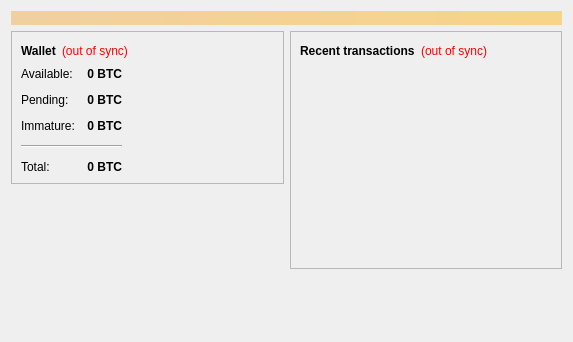
<?xml version="1.0" encoding="UTF-8"?>
<ui version="4.0">
 <class>OverviewPage</class>
 <widget class="QWidget" name="OverviewPage">
  <property name="geometry">
   <rect>
    <x>0</x>
    <y>0</y>
    <width>573</width>
    <height>342</height>
   </rect>
  </property>
  <property name="windowTitle">
   <string>Form</string>
  </property>
  <layout class="QVBoxLayout" name="topLayout">
   <item>
    <widget class="QLabel" name="labelAlerts">
     <property name="visible">
      <bool>false</bool>
     </property>
     <property name="styleSheet">
      <string notr="true">background-color: qlineargradient(x1: 0, y1: 0, x2: 1, y2: 0, stop:0 #F0D0A0, stop:1 #F8D488); color:#000000;</string>
     </property>
     <property name="wordWrap">
      <bool>true</bool>
     </property>
     <property name="margin">
      <number>3</number>
     </property>
    </widget>
   </item>
   <item>
    <layout class="QHBoxLayout" name="horizontalLayout" stretch="1,1">
     <item>
      <layout class="QVBoxLayout" name="verticalLayout_2">
       <item>
        <widget class="QFrame" name="frame">
         <property name="frameShape">
          <enum>QFrame::StyledPanel</enum>
         </property>
         <property name="frameShadow">
          <enum>QFrame::Raised</enum>
         </property>
         <layout class="QVBoxLayout" name="verticalLayout_4">
          <item>
           <layout class="QHBoxLayout" name="horizontalLayout_4">
            <item>
             <widget class="QLabel" name="label_5">
              <property name="font">
               <font>
                <weight>75</weight>
                <bold>true</bold>
               </font>
              </property>
              <property name="text">
               <string>Wallet</string>
              </property>
             </widget>
            </item>
            <item>
             <widget class="QLabel" name="labelWalletStatus">
              <property name="toolTip">
               <string>The displayed information may be out of date. Your wallet automatically synchronizes with the Kuberbitcoin network after a connection is established, but this process has not completed yet.</string>
              </property>
              <property name="styleSheet">
               <string notr="true">QLabel { color: red; }</string>
              </property>
              <property name="text">
               <string notr="true">(out of sync)</string>
              </property>
              <property name="alignment">
               <set>Qt::AlignLeading|Qt::AlignLeft|Qt::AlignVCenter</set>
              </property>
             </widget>
            </item>
            <item>
             <spacer name="horizontalSpacer_2">
              <property name="orientation">
               <enum>Qt::Horizontal</enum>
              </property>
              <property name="sizeHint" stdset="0">
               <size>
                <width>40</width>
                <height>20</height>
               </size>
              </property>
             </spacer>
            </item>
           </layout>
          </item>
          <item>
          <layout class="QHBoxLayout" name="horizontalLayout_3">
           <item>
           <layout class="QFormLayout" name="formLayout_2">
            <property name="fieldGrowthPolicy">
             <enum>QFormLayout::AllNonFixedFieldsGrow</enum>
            </property>
            <property name="horizontalSpacing">
             <number>12</number>
            </property>
            <property name="verticalSpacing">
             <number>12</number>
            </property>
            <item row="0" column="0">
             <widget class="QLabel" name="label">
              <property name="text">
               <string>Available:</string>
              </property>
             </widget>
            </item>
            <item row="0" column="1">
             <widget class="QLabel" name="labelBalance">
              <property name="font">
               <font>
                <weight>75</weight>
                <bold>true</bold>
               </font>
              </property>
              <property name="cursor">
               <cursorShape>IBeamCursor</cursorShape>
              </property>
              <property name="toolTip">
               <string>Your current spendable balance</string>
              </property>
              <property name="text">
               <string notr="true">0 BTC</string>
              </property>
              <property name="alignment">
               <set>Qt::AlignRight|Qt::AlignTrailing|Qt::AlignVCenter</set>
              </property>
              <property name="textInteractionFlags">
               <set>Qt::LinksAccessibleByMouse|Qt::TextSelectableByKeyboard|Qt::TextSelectableByMouse</set>
              </property>
             </widget>
            </item>
            <item row="1" column="0">
             <widget class="QLabel" name="label_3">
              <property name="text">
               <string>Pending:</string>
              </property>
             </widget>
            </item>
            <item row="1" column="1">
             <widget class="QLabel" name="labelUnconfirmed">
              <property name="font">
               <font>
                <weight>75</weight>
                <bold>true</bold>
               </font>
              </property>
              <property name="cursor">
               <cursorShape>IBeamCursor</cursorShape>
              </property>
              <property name="toolTip">
               <string>Total of transactions that have yet to be confirmed, and do not yet count toward the spendable balance</string>
              </property>
              <property name="text">
               <string notr="true">0 BTC</string>
              </property>
              <property name="alignment">
               <set>Qt::AlignRight|Qt::AlignTrailing|Qt::AlignVCenter</set>
              </property>
              <property name="textInteractionFlags">
               <set>Qt::LinksAccessibleByMouse|Qt::TextSelectableByKeyboard|Qt::TextSelectableByMouse</set>
              </property>
             </widget>
            </item>
            <item row="2" column="0">
             <widget class="QLabel" name="labelImmatureText">
              <property name="text">
               <string>Immature:</string>
              </property>
             </widget>
            </item>
            <item row="2" column="1">
             <widget class="QLabel" name="labelImmature">
              <property name="font">
               <font>
                <weight>75</weight>
                <bold>true</bold>
               </font>
              </property>
              <property name="toolTip">
               <string>Mined balance that has not yet matured</string>
              </property>
              <property name="text">
               <string notr="true">0 BTC</string>
              </property>
              <property name="alignment">
               <set>Qt::AlignRight|Qt::AlignTrailing|Qt::AlignVCenter</set>
              </property>
              <property name="textInteractionFlags">
               <set>Qt::LinksAccessibleByMouse|Qt::TextSelectableByKeyboard|Qt::TextSelectableByMouse</set>
              </property>
             </widget>
            </item>
            <item row="4" column="0">
             <widget class="QLabel" name="labelTotalText">
              <property name="text">
               <string>Total:</string>
              </property>
             </widget>
            </item>
            <item row="4" column="1">
             <widget class="QLabel" name="labelTotal">
              <property name="font">
               <font>
                <weight>75</weight>
                <bold>true</bold>
               </font>
              </property>
              <property name="cursor">
               <cursorShape>IBeamCursor</cursorShape>
              </property>
              <property name="toolTip">
               <string>Your current total balance</string>
              </property>
              <property name="text">
               <string notr="true">0 BTC</string>
              </property>
              <property name="alignment">
               <set>Qt::AlignRight|Qt::AlignTrailing|Qt::AlignVCenter</set>
              </property>
              <property name="textInteractionFlags">
               <set>Qt::LinksAccessibleByMouse|Qt::TextSelectableByKeyboard|Qt::TextSelectableByMouse</set>
              </property>
             </widget>
            </item>
            <item row="3" column="0" colspan="2">
             <widget class="Line" name="line">
              <property name="orientation">
               <enum>Qt::Horizontal</enum>
              </property>
             </widget>
            </item>
           </layout>
          </item>
            <item>
             <spacer name="horizontalSpacer_3">
              <property name="orientation">
               <enum>Qt::Horizontal</enum>
              </property>
              <property name="sizeHint" stdset="0">
               <size>
                <width>40</width>
                <height>20</height>
               </size>
              </property>
             </spacer>
            </item>
           </layout>
          </item>
         </layout>
        </widget>
       </item>
       <item>
        <spacer name="verticalSpacer">
         <property name="orientation">
          <enum>Qt::Vertical</enum>
         </property>
         <property name="sizeHint" stdset="0">
          <size>
           <width>20</width>
           <height>40</height>
          </size>
         </property>
        </spacer>
       </item>
       <item>
        <widget class="QLabel" name="label_wallet_bgcoin">
         <property name="text">
          <string/>
         </property>
         <property name="pixmap">
          <pixmap resource="../kuberbitcoin.qrc">:/images/wallet_bgcoin</pixmap>
         </property>
         <property name="scaledContents">
          <bool>false</bool>
         </property>
         <property name="alignment">
          <set>Qt::AlignCenter</set>
         </property>
         <property name="margin">
          <number>-2</number>
         </property>
        </widget>
       </item>
      </layout>
     </item>
     <item>
      <layout class="QVBoxLayout" name="verticalLayout_3">
       <item>
        <widget class="QFrame" name="frame_2">
         <property name="frameShape">
          <enum>QFrame::StyledPanel</enum>
         </property>
         <property name="frameShadow">
          <enum>QFrame::Raised</enum>
         </property>
         <layout class="QVBoxLayout" name="verticalLayout">
          <item>
           <layout class="QHBoxLayout" name="horizontalLayout_2">
            <item>
             <widget class="QLabel" name="label_4">
              <property name="text">
               <string>&lt;b&gt;Recent transactions&lt;/b&gt;</string>
              </property>
             </widget>
            </item>
            <item>
             <widget class="QLabel" name="labelTransactionsStatus">
              <property name="toolTip">
               <string>The displayed information may be out of date. Your wallet automatically synchronizes with the Kuberbitcoin network after a connection is established, but this process has not completed yet.</string>
              </property>
              <property name="styleSheet">
               <string notr="true">QLabel { color: red; }</string>
              </property>
              <property name="text">
               <string notr="true">(out of sync)</string>
              </property>
              <property name="alignment">
               <set>Qt::AlignRight|Qt::AlignTrailing|Qt::AlignVCenter</set>
              </property>
             </widget>
            </item>
            <item>
             <spacer name="horizontalSpacer">
              <property name="orientation">
               <enum>Qt::Horizontal</enum>
              </property>
              <property name="sizeHint" stdset="0">
               <size>
                <width>40</width>
                <height>20</height>
               </size>
              </property>
             </spacer>
            </item>
           </layout>
          </item>
          <item>
           <widget class="QListView" name="listTransactions">
            <property name="styleSheet">
             <string notr="true">QListView { background: transparent; }</string>
            </property>
            <property name="frameShape">
             <enum>QFrame::NoFrame</enum>
            </property>
            <property name="verticalScrollBarPolicy">
             <enum>Qt::ScrollBarAlwaysOff</enum>
            </property>
            <property name="horizontalScrollBarPolicy">
             <enum>Qt::ScrollBarAlwaysOff</enum>
            </property>
            <property name="selectionMode">
             <enum>QAbstractItemView::NoSelection</enum>
            </property>
           </widget>
          </item>
         </layout>
        </widget>
       </item>
       <item>
        <spacer name="verticalSpacer_2">
         <property name="orientation">
          <enum>Qt::Vertical</enum>
         </property>
         <property name="sizeHint" stdset="0">
          <size>
           <width>20</width>
           <height>40</height>
          </size>
         </property>
        </spacer>
       </item>
      </layout>
     </item>
    </layout>
   </item>
  </layout>
 </widget>
 <resources/>
 <connections/>
</ui>
